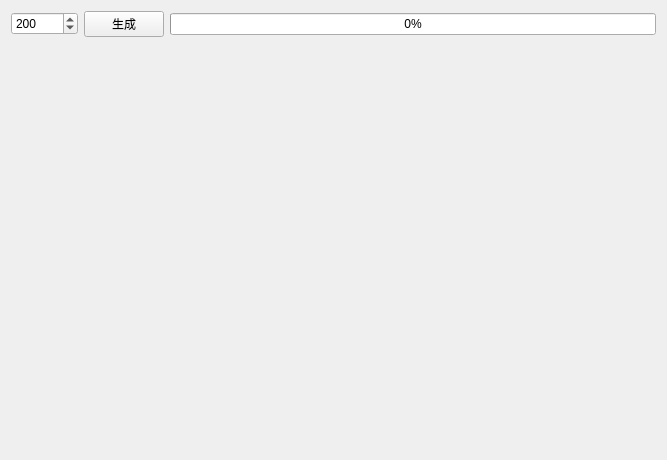
<?xml version="1.0" encoding="UTF-8"?>
<ui version="4.0">
 <class>LTOBDemoClass</class>
 <widget class="QWidget" name="LTOBDemoClass">
  <property name="geometry">
   <rect>
    <x>0</x>
    <y>0</y>
    <width>667</width>
    <height>460</height>
   </rect>
  </property>
  <property name="windowTitle">
   <string>LTOBDemo</string>
  </property>
  <layout class="QVBoxLayout" name="verticalLayout">
   <item>
    <layout class="QHBoxLayout" name="topControlsLayout">
     <item>
      <widget class="QSpinBox" name="spinTargetCount">
       <property name="minimum">
        <number>10</number>
       </property>
       <property name="maximum">
        <number>100000</number>
       </property>
       <property name="value">
        <number>200</number>
       </property>
      </widget>
     </item>
     <item>
      <widget class="QPushButton" name="btnGenerate">
       <property name="text">
        <string>生成</string>
       </property>
      </widget>
     </item>
     <item>
      <widget class="QProgressBar" name="progressBar">
       <property name="minimum">
        <number>0</number>
       </property>
       <property name="maximum">
        <number>100</number>
       </property>
       <property name="value">
        <number>0</number>
       </property>
      </widget>
     </item>
    </layout>
   </item>
   <item>
    <widget class="QCustomPlot" name="plotOriginal" native="true">
     <property name="sizePolicy">
      <sizepolicy hsizetype="Expanding" vsizetype="Expanding">
       <horstretch>0</horstretch>
       <verstretch>0</verstretch>
      </sizepolicy>
     </property>
    </widget>
   </item>
  </layout>
 </widget>
 <layoutdefault spacing="6" margin="11"/>
 <customwidgets>
  <customwidget>
   <class>QCustomPlot</class>
   <extends>QWidget</extends>
   <header>qCustomPlot/qcustomplot.h</header>
  </customwidget>
 </customwidgets>
 <resources>
  <include location="LTOBDemo.qrc"/>
 </resources>
 <connections/>
</ui>
